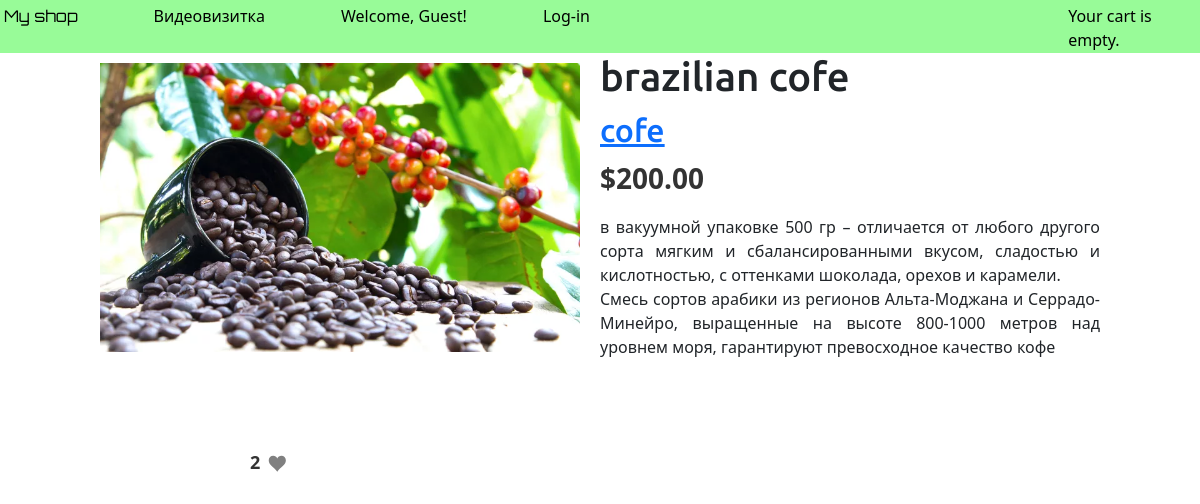
Page /3/brazilian-cofe/ on the committed database.
### shop/models.py (models this page shows, shortened)
class Product(models.Model):
    category = models.ForeignKey(Category,
                                 related_name='products',
                                 on_delete=models.CASCADE)
    name = models.CharField(max_length=200)
    slug = models.SlugField(max_length=200)
    image = models.ImageField(upload_to='products/%Y/%m/%d',
                              blank=True)
    description = models.TextField(blank=True)
    price = models.DecimalField(max_digits=10,
                                decimal_places=2)
    available = models.BooleanField(default=True)
    created = models.DateTimeField(auto_now_add=True)
    updated = models.DateTimeField(auto_now=True)
    users_like = models.ManyToManyField(
        settings.AUTH_USER_MODEL,
        related_name='products_liked',
        blank=True
    )
    class Meta:
        ordering = ['name']
        indexes = [
            models.Index(fields=['id', 'slug']),
            models.Index(fields=['name']),
            models.Index(fields=['-created']),
        ]

class Category(models.Model):
     name = models.CharField(max_length=200)
     slug = models.SlugField(max_length=200,
     unique=True)
     class Meta:
         ordering = ['name']
         indexes = [
         models.Index(fields=['name']),
         ]
         verbose_name = 'category'
         verbose_name_plural = 'categories'
     def __str__(self):
         return self.name
     def get_absolute_url(self):
         return reverse('shop:product_list_by_category',
                        args=[self.slug])

### shop/views.py (the view)
# urls.py: path('<int:id>/<slug:slug>/', views.product_detail, name='product_detail'),
def product_detail(request, id, slug):
     product = get_object_or_404(Product,
         id=id,
         slug=slug,
         available=True)
     return render(request,
     'shop/product/detail.html',
     {'product': product})

### shop/templates/shop/product/detail.html (shortened to what this page needs)
{% extends "shop/base.html" %}
{% load static %}
{% block content %}
<div class="product-detail">
  <img src="{% if product.image %}{{ product.image.url }}{% else %}{% static 'shop/img/no_image.png' %}{% endif %}" alt="{{ product.name }}">
  <h1>{{ product.name }}</h1>
  <h2>
    <a href="{{ product.category.get_absolute_url }}">{{ product.category }}</a>
  </h2>
  <p class="price">${{ product.price }}</p>
  {{ product.description|linebreaks }}
</div>
{% with total_likes=product.users_like.count users_like=product.users_like.all %}
<form id="like-form" method="post">
  <div id="likes">
    <span class="total">{{ total_likes }}</span>
    <a href="#"
       id="like-btn"
       data-id="{{ product.id }}"
       data-action="{% if request.user in users_like %}unlike{% else %}like{% endif %}"
       class="like-icon"
       aria-label="Like button">
      <svg width="24" height="24" viewBox="0 0 640 480" xmlns="http://www.w3.org/2000/svg"
           fill="{% if request.user in users_like %}red{% else %}gray{% endif %}">
        <path d="M219.28949,21.827393c-66.240005,0 -119.999954,53.76001 -119.999954,120
                 0,134.755524 135.933151,170.08728 228.562454,303.308044
                 c87.574219,-132.403381 228.5625,-172.854584 228.5625,-303.308044
                 c0,-66.23999 -53.759888,-120 -120,-120
                 c-48.047913,0 -89.401611,28.370422 -108.5625,69.1875
                 c-19.160797,-40.817078 -60.514496,-69.1875 -108.5625,-69.1875z"/>
      </svg>
    </a>
  </div>
</form>
{% endwith %}
{% endblock %}

### shop/static/shop/css/base.css (style rules this page uses)
body { margin:0; padding:0; font-family:helvetica, sans-serif; z-index: 0; }
h1, h2, h3, h4, h5 , h6 { font-family: 'Ubuntu', sans-serif; font-weight:normal; }
a { text-decoration:none; color:#5993bb; }
.product-detail { text-align:justify; margin-bottom: 90px ; }
.product-detail .price { color:#333; font-size:28px; font-weight:bold; }
.product-detail img { width:500px; float:left; padding:0 20px 20px 0; margin-top:10px; }
.product-detail h1 { margin-bottom:0; }
.product-detail h2 { margin-top:10px; }
form { padding-left:25%; }
#likes { font-size: 18px; font-weight: bold; color: #333; margin-left:-100px; }

### rows in the picture
Product: image (picture), name "brazilian cofe", category "cofe", price "200.00", description "в вакуумной упаковке 500 гр – отличается от любого другого сорта мягким и сбалансированными вкусом, сладостью и кислотностью, с оттенками шоколада, орехов и карамели. Смесь сортов арабики из регионов Альта-Моджана и Серрадо-Минейро, выращенные на высоте 800-1000 метров над уровнем моря, гарантируют превосходное качество кофе"

### other values in the picture
{{ total_likes }} "2"
